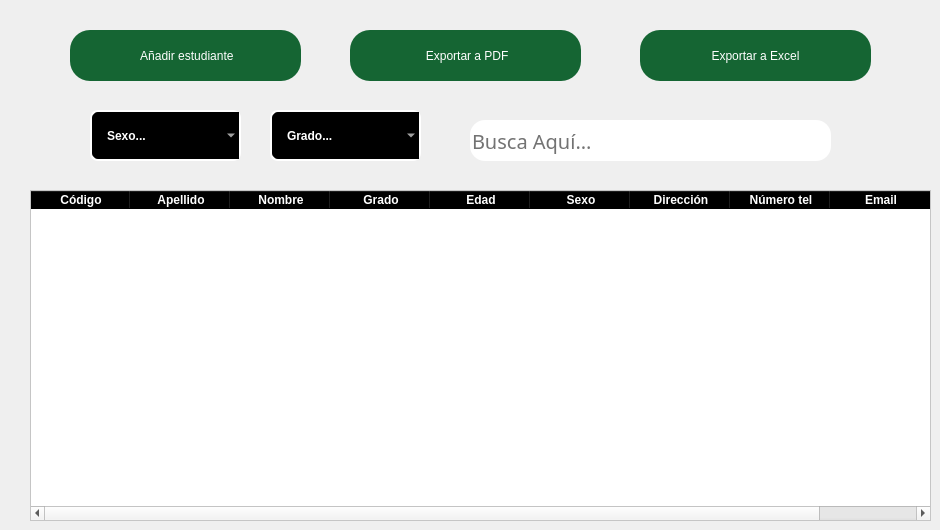
     <widget class="QWidget" name="estudian_pag">
      <widget class="QTableWidget" name="registros_tableWidget">
       <property name="geometry">
        <rect>
         <x>30</x>
         <y>190</y>
         <width>901</width>
         <height>331</height>
        </rect>
       </property>
       <property name="styleSheet">
        <string notr="true">QHeaderView::section{
	font-weight:bold;
	background-color: black;
	color:white;
}

QTableWidget{
	alternate-background-color: black;
	background-color: white;

}</string>
       </property>
       <property name="alternatingRowColors">
        <bool>true</bool>
       </property>
       <column>
        <property name="text">
         <string>Código</string>
        </property>
       </column>
       <column>
        <property name="text">
         <string>Apellido</string>
        </property>
       </column>
       <column>
        <property name="text">
         <string>Nombre</string>
        </property>
       </column>
       <column>
        <property name="text">
         <string>Grado</string>
        </property>
       </column>
       <column>
        <property name="text">
         <string>Edad</string>
        </property>
       </column>
       <column>
        <property name="text">
         <string>Sexo</string>
        </property>
       </column>
       <column>
        <property name="text">
         <string>Dirección</string>
        </property>
       </column>
       <column>
        <property name="text">
         <string>Número tel</string>
        </property>
       </column>
       <column>
        <property name="text">
         <string>Email</string>
        </property>
       </column>
      </widget>
      <widget class="QComboBox" name="grado_comboBox">
       <property name="geometry">
        <rect>
         <x>270</x>
         <y>110</y>
         <width>151</width>
         <height>51</height>
        </rect>
       </property>
       <property name="styleSheet">
        <string notr="true">QComboBox{
border: 2px solid white;
border-radius: 8px;
padding: 1px 18px 1px 3px;
background-color: black;
color: white;
height: 35px;
padding-left: 15px;
font-weight: bold;
selection-background-color: #298089;
font: 14pt &quot;Holy Friday&quot;;
}</string>
       </property>
       <item>
        <property name="text">
         <string>Grado...</string>
        </property>
       </item>
       <item>
        <property name="text">
         <string>11-3</string>
        </property>
       </item>
       <item>
        <property name="text">
         <string>11-2</string>
        </property>
       </item>
       <item>
        <property name="text">
         <string>11-1</string>
        </property>
       </item>
       <item>
        <property name="text">
         <string>10-1</string>
        </property>
       </item>
       <item>
        <property name="text">
         <string>10-2</string>
        </property>
       </item>
       <item>
        <property name="text">
         <string>10-3</string>
        </property>
       </item>
       <item>
        <property name="text">
         <string>10-4</string>
        </property>
       </item>
       <item>
        <property name="text">
         <string>9-3</string>
        </property>
       </item>
       <item>
        <property name="text">
         <string>9-2</string>
        </property>
       </item>
       <item>
        <property name="text">
         <string>9-1</string>
        </property>
       </item>
       <item>
        <property name="text">
         <string>8-3</string>
        </property>
       </item>
       <item>
        <property name="text">
         <string>8-2</string>
        </property>
       </item>
       <item>
        <property name="text">
         <string>8-1</string>
        </property>
       </item>
       <item>
        <property name="text">
         <string>7-3</string>
        </property>
       </item>
       <item>
        <property name="text">
         <string>7-2</string>
        </property>
       </item>
       <item>
        <property name="text">
         <string>7-1</string>
        </property>
       </item>
       <item>
        <property name="text">
         <string>6-3</string>
        </property>
       </item>
       <item>
        <property name="text">
         <string>6-2</string>
        </property>
       </item>
       <item>
        <property name="text">
         <string>6-1</string>
        </property>
       </item>
      </widget>
      <widget class="QPushButton" name="excel_Button">
       <property name="geometry">
        <rect>
         <x>640</x>
         <y>30</y>
         <width>231</width>
         <height>51</height>
        </rect>
       </property>
       <property name="styleSheet">
        <string notr="true">border-radius:20px;
background-color: rgb(21, 101, 51);
font: 14pt &quot;Holy Friday&quot;;
color: white;
</string>
       </property>
       <property name="text">
        <string>Exportar a Excel</string>
       </property>
       <property name="icon">
        <iconset resource="../imagenes/Recursos.qrc">
         <normaloff>:/Principal/excel.png</normaloff>:/Principal/excel.png</iconset>
       </property>
       <property name="iconSize">
        <size>
         <width>25</width>
         <height>25</height>
        </size>
       </property>
       <property name="checkable">
        <bool>true</bool>
       </property>
      </widget>
      <widget class="QPushButton" name="pdf_Button">
       <property name="geometry">
        <rect>
         <x>350</x>
         <y>30</y>
         <width>231</width>
         <height>51</height>
        </rect>
       </property>
       <property name="styleSheet">
        <string notr="true">border-radius:20px;
background-color: rgb(21, 101, 51);
font: 14pt &quot;Holy Friday&quot;;
color: white;
</string>
       </property>
       <property name="text">
        <string> Exportar a PDF</string>
       </property>
       <property name="icon">
        <iconset resource="../imagenes/Recursos.qrc">
         <normaloff>:/Principal/pdf.png</normaloff>:/Principal/pdf.png</iconset>
       </property>
       <property name="iconSize">
        <size>
         <width>25</width>
         <height>25</height>
        </size>
       </property>
       <property name="checkable">
        <bool>true</bool>
       </property>
      </widget>
      <widget class="QComboBox" name="genero_comboBox">
       <property name="geometry">
        <rect>
         <x>90</x>
         <y>110</y>
         <width>151</width>
         <height>51</height>
        </rect>
       </property>
       <property name="styleSheet">
        <string notr="true">QComboBox{
border: 2px solid white;
border-radius: 8px;
padding: 1px 18px 1px 3px;
background-color: black;
color: white;
height: 35px;
padding-left: 15px;
font-weight: bold;
selection-background-color: #298089;
font: 14pt &quot;Holy Friday&quot;;
}

</string>
       </property>
       <item>
        <property name="text">
         <string>Sexo...</string>
        </property>
       </item>
       <item>
        <property name="text">
         <string>Masculino</string>
        </property>
       </item>
       <item>
        <property name="text">
         <string>Femenino</string>
        </property>
       </item>
      </widget>
      <widget class="QLineEdit" name="buscar_lineEdit">
       <property name="geometry">
        <rect>
         <x>470</x>
         <y>120</y>
         <width>361</width>
         <height>41</height>
        </rect>
       </property>
       <property name="font">
        <font>
         <family>Holy Friday</family>
         <pointsize>15</pointsize>
         <weight>50</weight>
         <italic>false</italic>
         <bold>false</bold>
        </font>
       </property>
       <property name="styleSheet">
        <string notr="true">border-radius:15px;
background-color: rgb(255, 255, 255);
font: 15pt &quot;Holy Friday&quot;;
color: rgb(115, 115, 115);</string>
       </property>
       <property name="text">
        <string>Busca Aquí...</string>
       </property>
      </widget>
      <widget class="QPushButton" name="add_Button">
       <property name="geometry">
        <rect>
         <x>70</x>
         <y>30</y>
         <width>231</width>
         <height>51</height>
        </rect>
       </property>
       <property name="styleSheet">
        <string notr="true">border-radius:20px;
background-color: rgb(21, 101, 51);
font: 15pt &quot;Holy Friday&quot;;
color: white;
</string>
       </property>
       <property name="text">
        <string> Añadir estudiante</string>
       </property>
       <property name="icon">
        <iconset resource="../imagenes/Recursos.qrc">
         <normaloff>:/Principal/add student.png</normaloff>:/Principal/add student.png</iconset>
       </property>
       <property name="iconSize">
        <size>
         <width>25</width>
         <height>25</height>
        </size>
       </property>
       <property name="checkable">
        <bool>true</bool>
       </property>
      </widget>
     </widget>
